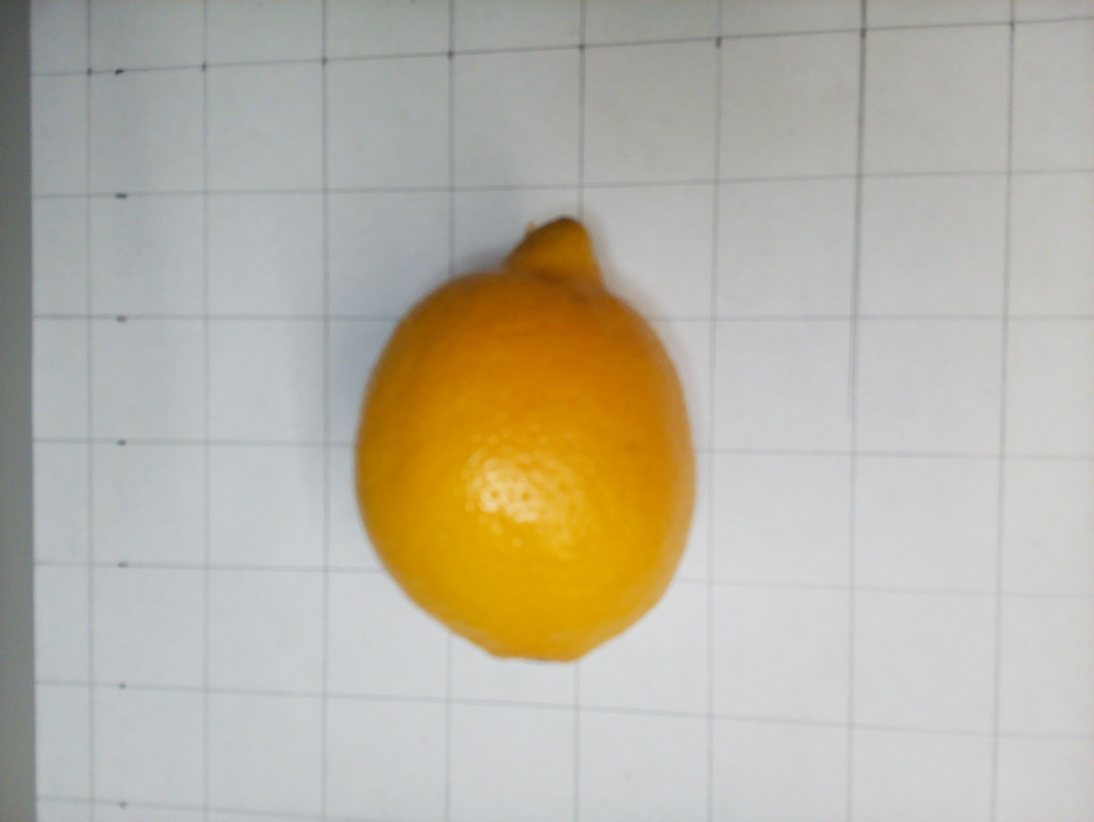
#> input picture Ras_Pi_code/images/surface_area/lemontest.jpg, 3280 x 2464 px, found by its file name (shown at 1/3 size)
$ python crop_tool.py
#> lines starting #> are read from the running program, lines starting #| are printed output that depends on the picture
import cv2
import numpy as np

img= cv2.imread('lemontest.jpg')
#> img is the input picture: shape (2464, 3280, 3); mean B, G, R 164.4, 179.1, 184.5
print(img.shape)
#| (2464, 3280, 3)
cv2.imshow("orighinal", img)

#cropping an image
cropped_img = img[225:500,335:550]
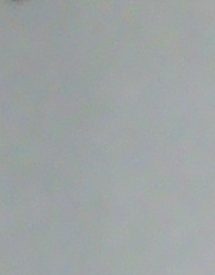
#> cropped_img: shape (275, 215, 3); mean B, G, R 164.1, 163.6, 157.9

#display cropped img
cv2.imshow("cropped", cropped_img)

# Save the cropped image
cv2.imwrite("Cropped_Image.jpg", cropped_img)

#may need to scale the image as camera height increase

up_points = 2*cropped_img.shape[1],2*cropped_img.shape[0]
#> up_points = (430, 550)

resized_up = cv2.resize(cropped_img, up_points, interpolation= cv2.INTER_LINEAR)
cv2.imshow("cropped+resize", resized_up)

# Save the resize image
cv2.imwrite("Cropped_Image.jpg", resized_up)


cv2.waitKey(0)
cv2.destroyAllWindows()

$ run again, with Ras_Pi_code/images/surface_area/cam_h_10_25in.jpg copied over Ras_Pi_code/images/surface_area/lemontest.jpg
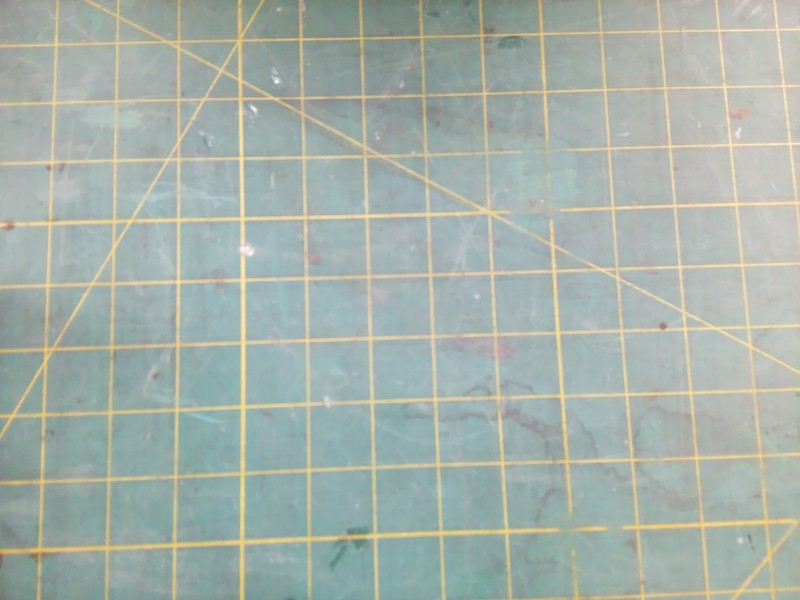
#> input picture Ras_Pi_code/images/surface_area/cam_h_10_25in.jpg, 800 x 600 px, found by its file name
#> img is the input picture: shape (600, 800, 3); mean B, G, R 169.8, 177.5, 166.1
#| (600, 800, 3)
#> `cropped_img = img[225:500,335:550]`:
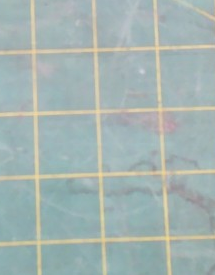
#> cropped_img: shape (275, 215, 3); mean B, G, R 177.8, 180.1, 164.6

$ run again, with Ras_Pi_code/images/surface_area/cam_h_11in.jpg copied over Ras_Pi_code/images/surface_area/lemontest.jpg
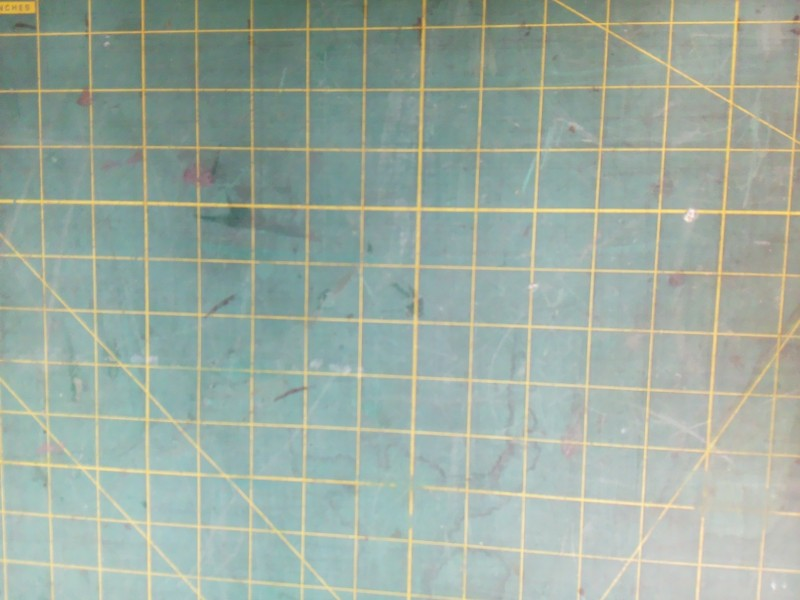
#> input picture Ras_Pi_code/images/surface_area/cam_h_11in.jpg, 800 x 600 px, found by its file name
#> img is the input picture: shape (600, 800, 3); mean B, G, R 161.2, 172.1, 156.6
#| (600, 800, 3)
#> `cropped_img = img[225:500,335:550]`:
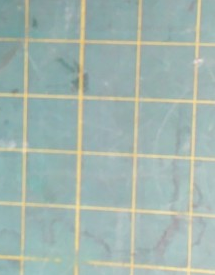
#> cropped_img: shape (275, 215, 3); mean B, G, R 174.9, 181.2, 162.1

$ run again, with Ras_Pi_code/images/surface_area/cam_h_17in.jpg copied over Ras_Pi_code/images/surface_area/lemontest.jpg
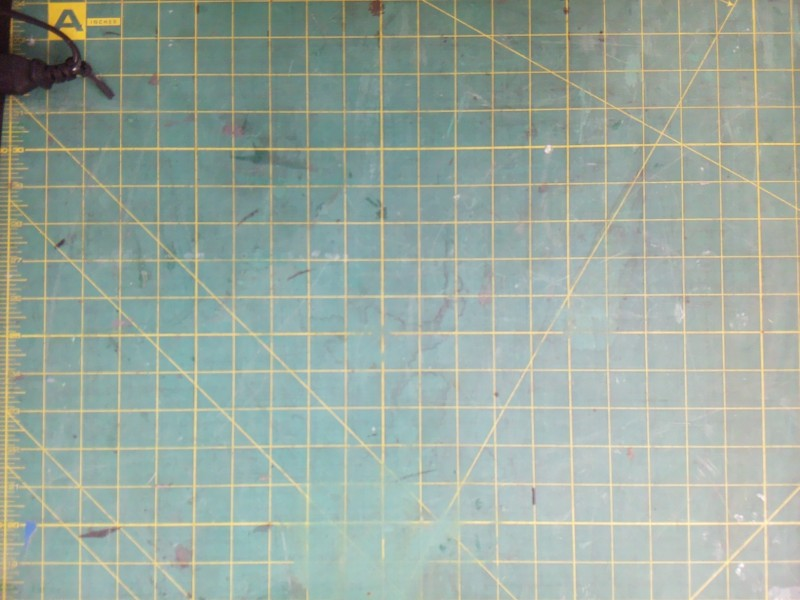
#> input picture Ras_Pi_code/images/surface_area/cam_h_17in.jpg, 800 x 600 px, found by its file name
#> img is the input picture: shape (600, 800, 3); mean B, G, R 159.4, 169.7, 154.8
#| (600, 800, 3)
#> `cropped_img = img[225:500,335:550]`:
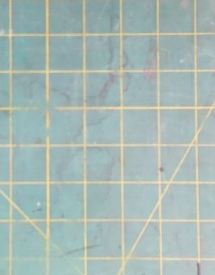
#> cropped_img: shape (275, 215, 3); mean B, G, R 180.7, 185.4, 167.6
